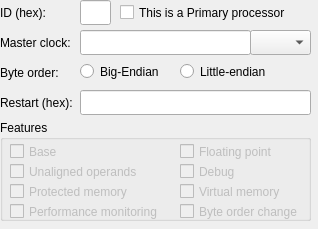
<?xml version="1.0" encoding="UTF-8"?>
<ui version="4.0">
 <class>hadesvm::cereon::ProcessorEditor</class>
 <widget class="QWidget" name="hadesvm::cereon::ProcessorEditor">
  <property name="geometry">
   <rect>
    <x>0</x>
    <y>0</y>
    <width>318</width>
    <height>229</height>
   </rect>
  </property>
  <property name="windowTitle">
   <string>Form</string>
  </property>
  <widget class="QLabel" name="idLabel">
   <property name="geometry">
    <rect>
     <x>0</x>
     <y>0</y>
     <width>81</width>
     <height>25</height>
    </rect>
   </property>
   <property name="text">
    <string>ID (hex):</string>
   </property>
  </widget>
  <widget class="QLineEdit" name="idLineEdit">
   <property name="geometry">
    <rect>
     <x>80</x>
     <y>0</y>
     <width>31</width>
     <height>25</height>
    </rect>
   </property>
  </widget>
  <widget class="QLabel" name="restartAddressLabel">
   <property name="geometry">
    <rect>
     <x>0</x>
     <y>90</y>
     <width>81</width>
     <height>25</height>
    </rect>
   </property>
   <property name="text">
    <string>Restart (hex):</string>
   </property>
  </widget>
  <widget class="QLineEdit" name="restartAddressLineEdit">
   <property name="geometry">
    <rect>
     <x>80</x>
     <y>90</y>
     <width>231</width>
     <height>25</height>
    </rect>
   </property>
  </widget>
  <widget class="QCheckBox" name="primaryCheckBox">
   <property name="geometry">
    <rect>
     <x>120</x>
     <y>0</y>
     <width>211</width>
     <height>25</height>
    </rect>
   </property>
   <property name="text">
    <string>This is a Primary processor</string>
   </property>
  </widget>
  <widget class="QComboBox" name="clockUnitComboBox">
   <property name="geometry">
    <rect>
     <x>250</x>
     <y>30</y>
     <width>61</width>
     <height>25</height>
    </rect>
   </property>
  </widget>
  <widget class="QLabel" name="clockLabel">
   <property name="geometry">
    <rect>
     <x>0</x>
     <y>30</y>
     <width>81</width>
     <height>25</height>
    </rect>
   </property>
   <property name="text">
    <string>Master clock:</string>
   </property>
  </widget>
  <widget class="QLineEdit" name="clockNumberOfUnitsLineEdit">
   <property name="geometry">
    <rect>
     <x>80</x>
     <y>30</y>
     <width>171</width>
     <height>25</height>
    </rect>
   </property>
  </widget>
  <widget class="QLabel" name="byteOrderLabel">
   <property name="geometry">
    <rect>
     <x>0</x>
     <y>60</y>
     <width>81</width>
     <height>25</height>
    </rect>
   </property>
   <property name="text">
    <string>Byte order:</string>
   </property>
  </widget>
  <widget class="QRadioButton" name="bigEndianRadioButton">
   <property name="geometry">
    <rect>
     <x>80</x>
     <y>60</y>
     <width>96</width>
     <height>23</height>
    </rect>
   </property>
   <property name="text">
    <string>Big-Endian</string>
   </property>
  </widget>
  <widget class="QRadioButton" name="littleEndianRadioButton">
   <property name="geometry">
    <rect>
     <x>180</x>
     <y>60</y>
     <width>96</width>
     <height>23</height>
    </rect>
   </property>
   <property name="text">
    <string>Little-endian</string>
   </property>
  </widget>
  <widget class="QGroupBox" name="featuresGroupBox">
   <property name="geometry">
    <rect>
     <x>0</x>
     <y>120</y>
     <width>311</width>
     <height>101</height>
    </rect>
   </property>
   <property name="title">
    <string>Features</string>
   </property>
   <widget class="QCheckBox" name="baseCheckBox">
    <property name="enabled">
     <bool>false</bool>
    </property>
    <property name="geometry">
     <rect>
      <x>10</x>
      <y>20</y>
      <width>141</width>
      <height>23</height>
     </rect>
    </property>
    <property name="text">
     <string>Base</string>
    </property>
   </widget>
   <widget class="QCheckBox" name="floatingPointCheckBox">
    <property name="enabled">
     <bool>false</bool>
    </property>
    <property name="geometry">
     <rect>
      <x>180</x>
      <y>20</y>
      <width>131</width>
      <height>23</height>
     </rect>
    </property>
    <property name="text">
     <string>Floating point</string>
    </property>
   </widget>
   <widget class="QCheckBox" name="unalignedOperandsCheckBox">
    <property name="enabled">
     <bool>false</bool>
    </property>
    <property name="geometry">
     <rect>
      <x>10</x>
      <y>40</y>
      <width>141</width>
      <height>23</height>
     </rect>
    </property>
    <property name="text">
     <string>Unaligned operands</string>
    </property>
   </widget>
   <widget class="QCheckBox" name="virtualMemoryCheckBox">
    <property name="enabled">
     <bool>false</bool>
    </property>
    <property name="geometry">
     <rect>
      <x>180</x>
      <y>60</y>
      <width>131</width>
      <height>23</height>
     </rect>
    </property>
    <property name="text">
     <string>Virtual memory</string>
    </property>
   </widget>
   <widget class="QCheckBox" name="protectedMemoryCheckBox">
    <property name="enabled">
     <bool>false</bool>
    </property>
    <property name="geometry">
     <rect>
      <x>10</x>
      <y>60</y>
      <width>141</width>
      <height>23</height>
     </rect>
    </property>
    <property name="text">
     <string>Protected memory</string>
    </property>
   </widget>
   <widget class="QCheckBox" name="byteOrderChangeCheckBox">
    <property name="enabled">
     <bool>false</bool>
    </property>
    <property name="geometry">
     <rect>
      <x>180</x>
      <y>80</y>
      <width>131</width>
      <height>23</height>
     </rect>
    </property>
    <property name="text">
     <string>Byte order change</string>
    </property>
   </widget>
   <widget class="QCheckBox" name="performanceMonitoringCheckBox">
    <property name="enabled">
     <bool>false</bool>
    </property>
    <property name="geometry">
     <rect>
      <x>10</x>
      <y>80</y>
      <width>161</width>
      <height>23</height>
     </rect>
    </property>
    <property name="text">
     <string>Performance monitoring</string>
    </property>
   </widget>
   <widget class="QCheckBox" name="debugCheckBox">
    <property name="enabled">
     <bool>false</bool>
    </property>
    <property name="geometry">
     <rect>
      <x>180</x>
      <y>40</y>
      <width>131</width>
      <height>23</height>
     </rect>
    </property>
    <property name="text">
     <string>Debug</string>
    </property>
   </widget>
  </widget>
 </widget>
 <resources/>
 <connections>
  <connection>
   <sender>restartAddressLineEdit</sender>
   <signal>textChanged(QString)</signal>
   <receiver>hadesvm::cereon::ProcessorEditor</receiver>
   <slot>_onRestartAddressLineEditTextChanged(QString)</slot>
   <hints>
    <hint type="sourcelabel">
     <x>195</x>
     <y>102</y>
    </hint>
    <hint type="destinationlabel">
     <x>158</x>
     <y>114</y>
    </hint>
   </hints>
  </connection>
  <connection>
   <sender>clockNumberOfUnitsLineEdit</sender>
   <signal>textChanged(QString)</signal>
   <receiver>hadesvm::cereon::ProcessorEditor</receiver>
   <slot>_onClockNumberOfUnitsLineEditTextChanged(QString)</slot>
   <hints>
    <hint type="sourcelabel">
     <x>165</x>
     <y>42</y>
    </hint>
    <hint type="destinationlabel">
     <x>158</x>
     <y>114</y>
    </hint>
   </hints>
  </connection>
  <connection>
   <sender>clockUnitComboBox</sender>
   <signal>currentIndexChanged(int)</signal>
   <receiver>hadesvm::cereon::ProcessorEditor</receiver>
   <slot>_onClockUnitComboBoxCurrentIndexChanged(int)</slot>
   <hints>
    <hint type="sourcelabel">
     <x>280</x>
     <y>42</y>
    </hint>
    <hint type="destinationlabel">
     <x>158</x>
     <y>114</y>
    </hint>
   </hints>
  </connection>
  <connection>
   <sender>idLineEdit</sender>
   <signal>textChanged(QString)</signal>
   <receiver>hadesvm::cereon::ProcessorEditor</receiver>
   <slot>_onIdLineEditTextChanged(QString)</slot>
   <hints>
    <hint type="sourcelabel">
     <x>95</x>
     <y>12</y>
    </hint>
    <hint type="destinationlabel">
     <x>158</x>
     <y>114</y>
    </hint>
   </hints>
  </connection>
  <connection>
   <sender>primaryCheckBox</sender>
   <signal>toggled(bool)</signal>
   <receiver>hadesvm::cereon::ProcessorEditor</receiver>
   <slot>_onPrimaryCheckBoxToggled(bool)</slot>
   <hints>
    <hint type="sourcelabel">
     <x>225</x>
     <y>12</y>
    </hint>
    <hint type="destinationlabel">
     <x>158</x>
     <y>114</y>
    </hint>
   </hints>
  </connection>
  <connection>
   <sender>bigEndianRadioButton</sender>
   <signal>clicked()</signal>
   <receiver>hadesvm::cereon::ProcessorEditor</receiver>
   <slot>_onBigEndianRadioButtonClicked()</slot>
   <hints>
    <hint type="sourcelabel">
     <x>127</x>
     <y>71</y>
    </hint>
    <hint type="destinationlabel">
     <x>158</x>
     <y>114</y>
    </hint>
   </hints>
  </connection>
  <connection>
   <sender>littleEndianRadioButton</sender>
   <signal>clicked()</signal>
   <receiver>hadesvm::cereon::ProcessorEditor</receiver>
   <slot>_onLittleEndianRadioButtonClicked()</slot>
   <hints>
    <hint type="sourcelabel">
     <x>227</x>
     <y>71</y>
    </hint>
    <hint type="destinationlabel">
     <x>158</x>
     <y>114</y>
    </hint>
   </hints>
  </connection>
 </connections>
 <slots>
  <slot>_onRestartAddressLineEditTextChanged(QString)</slot>
  <slot>_onClockNumberOfUnitsLineEditTextChanged(QString)</slot>
  <slot>_onClockUnitComboBoxCurrentIndexChanged(int)</slot>
  <slot>_onIdLineEditTextChanged(QString)</slot>
  <slot>_onPrimaryCheckBoxToggled(bool)</slot>
  <slot>_onBigEndianRadioButtonClicked()</slot>
  <slot>_onLittleEndianRadioButtonClicked()</slot>
 </slots>
</ui>
